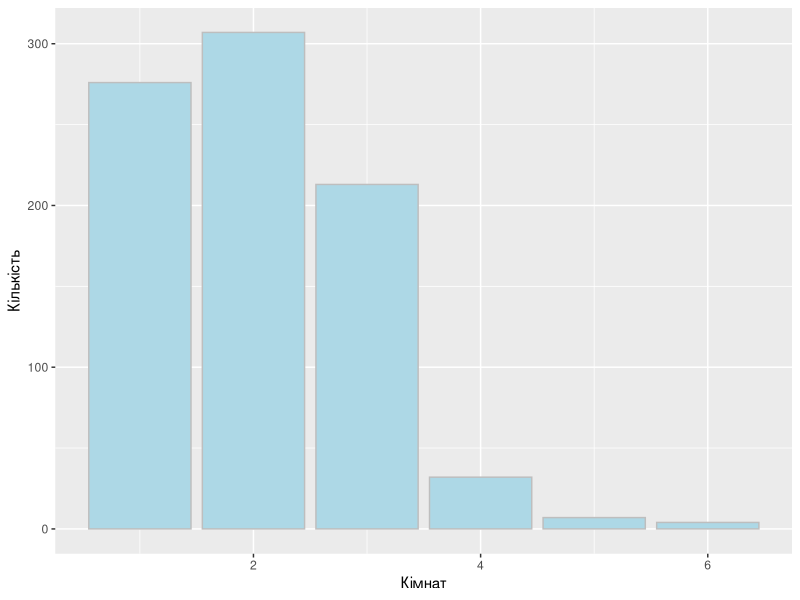
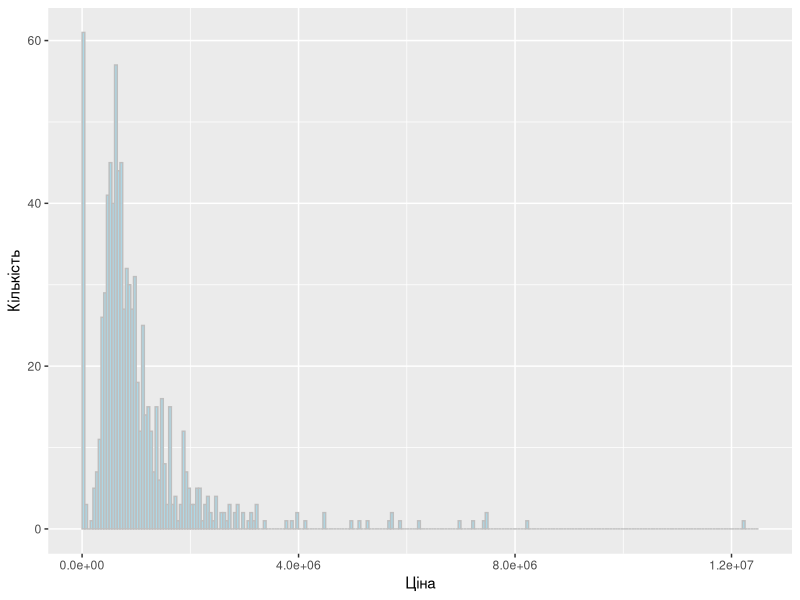
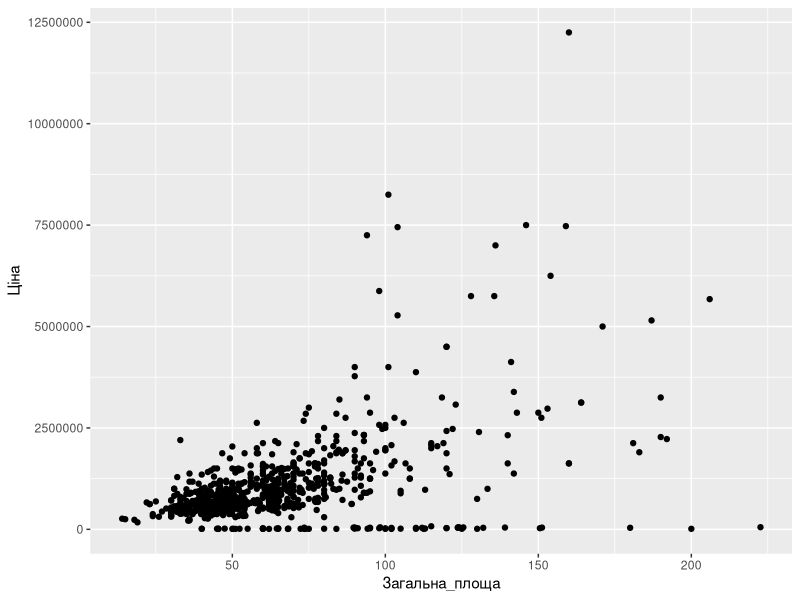
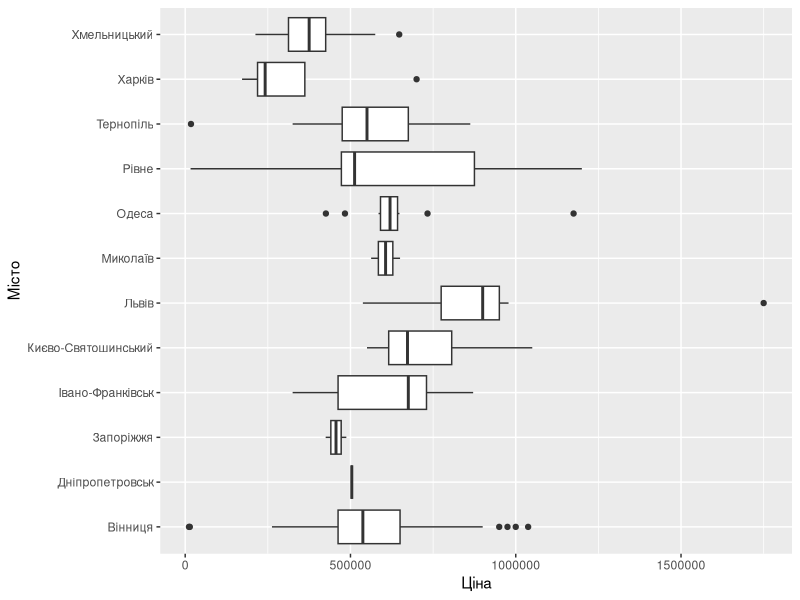

Write R code to recreate these figures, in order.
# Visualization data
library(dplyr)	
library(ggplot2)

setwd("C:/Documents and Settings/Максуд/Мои документы/RStatistics/Week2")

flats <- read.csv("flats.csv", stringsAsFactors=FALSE, dec= ",", encoding="UTF-8")	

ggplot(flats, aes(x=Кімнат)) + 	
  geom_bar(fill="lightblue",	
           col="grey") +	
  ylab('Кількість')
  #Побудуємо	стовпчикову	діаграму. ми	додаємо	ще	один	рівень	(об'єднавши	їх	знаком	+	)	щоб	задати	geometric	об'єкт.

ggplot(flats, aes(x=Ціна)) + 	
  geom_histogram(breaks=seq(0, 12500000, by = 50000),	
                 fill="lightblue",	
                 col="grey") +	
  ylab('Кількість')	
  # побудуємо гістограму з кроком 50

ggplot(flats, aes(x=Загальна_площа, y=Ціна)) + 	
  geom_point()
  # побудова графіка розсіювання

flats1 <- flats %>%	
  filter(Кімнат == 1) %>%	
  filter(Місто != "Київ")

ggplot(flats1, aes(x=Місто, y=Ціна)) +
  geom_boxplot() +
  coord_flip() #переворот сис координат
  #побудова коробчатої діаграми
  